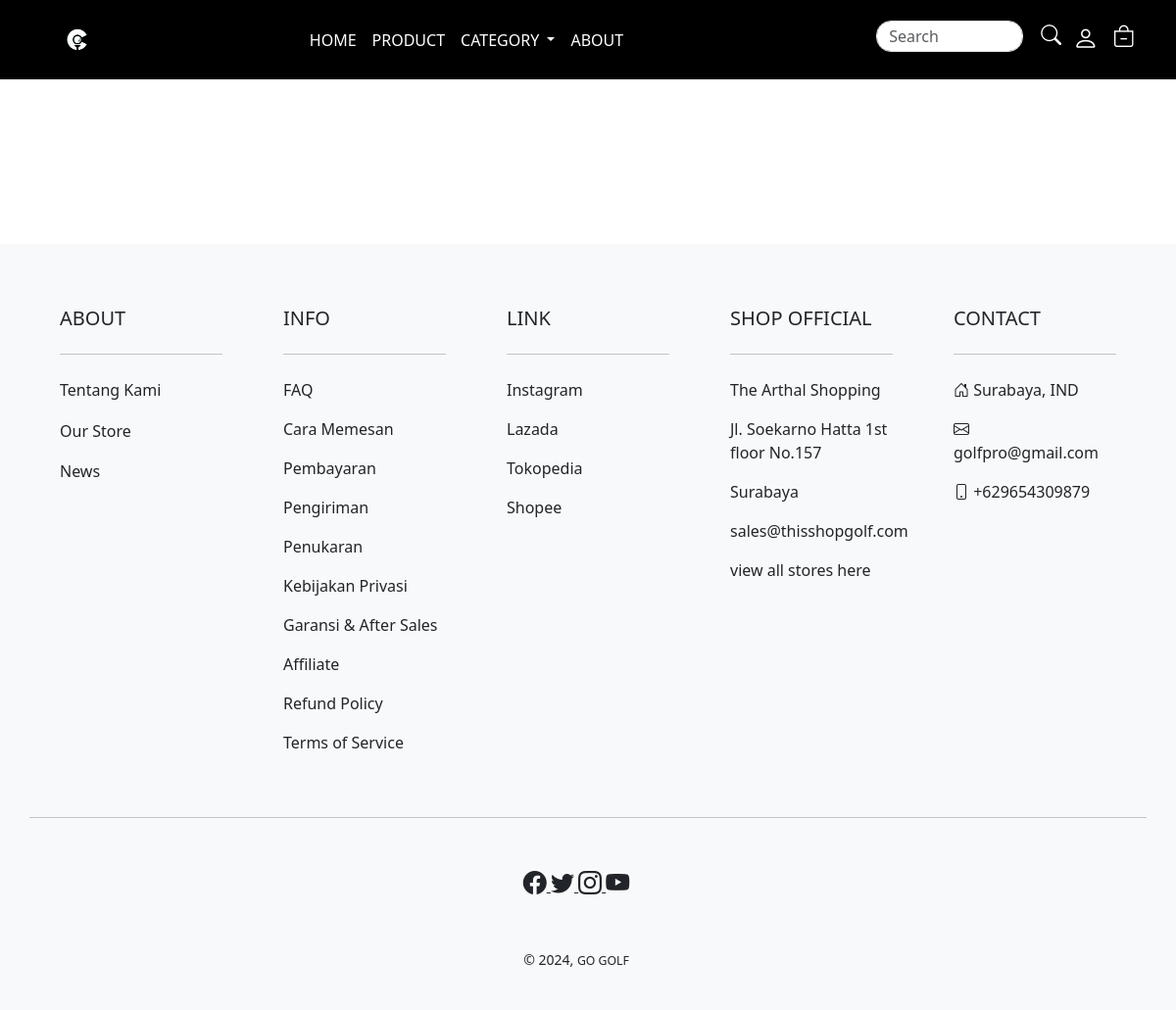
The app's page /woman.php, older data.
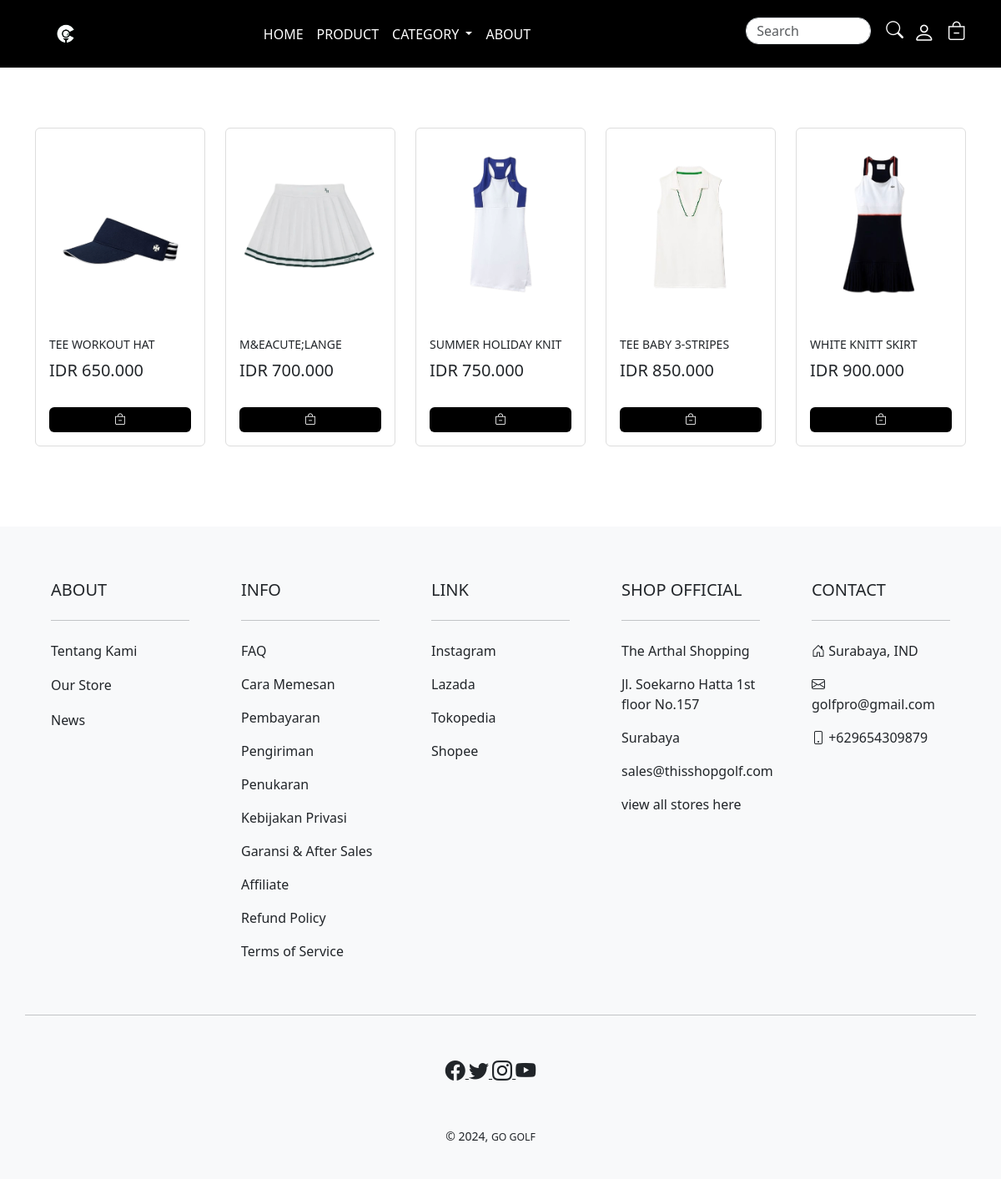
The same page, newer data.
### tables this page shows
CREATE TABLE `products` (
  `produk_id` int NOT NULL,
  `kategori_id` int NOT NULL,
  `nama_produk` varchar(255) NOT NULL,
  `harga_produk` varchar(255) NOT NULL,
  `image` varchar(255) NOT NULL,
  `deskripsi_produk` text NOT NULL
);

### woman.php (the view, shortened to what this page needs)
<?php
include 'lib/connection.php';
$query = 'SELECT * FROM kategori';
$result_kategori = mysqli_query($conn, $query);
$query_rekomendasi = 'SELECT k.id, k.nama_kategori, k.gambar, p.produk_id, p.nama_produk, p.harga_produk, p.image, p.deskripsi_produk
            FROM kategori k
            INNER JOIN products p ON k.id = p.kategori_id
            WHERE k.nama_kategori = "Woman"
            ORDER BY p.harga_produk ASC
            LIMIT 5';
$result_produk_rekomendasi = mysqli_query($conn, $query_rekomendasi);
?>
<!doctype html>
<html lang="en">
<head>
    <link href="https://cdn.jsdelivr.net/npm/bootstrap@5.3.3/dist/css/bootstrap.min.css" rel="stylesheet"
>
    <link rel="stylesheet"
        href="https://cdnjs.cloudflare.com/ajax/libs/bootstrap-icons/1.10.0/font/bootstrap-icons.min.css">
</head>
<body>
    <?php
    include 'template/menu.php'
    ?>
    <div class="container pt-5 pb-5">
        <div class="row pt-4 pb-5">
            <?php if ($result_kategori):?>
            <?php while ($row = mysqli_fetch_assoc($result_produk_rekomendasi)):?>
            <div class="col">
                <div class="card">
                    <img src="<?=$row['image']?>" class="card-img-top" alt="...">
                    <div class="card-body">
                        <p class="card-title"><small><?=$row['nama_produk']?></small></p>
                        <h5 class="card-text pb-4"> IDR <?=$row['harga_produk']?></h5>
                        <div class="row">
                            <div class="">
                                <a href="halcard.php?id=<?=$row['produk_id']?>"
                                    class="btn bg-black text-white d-flex align-items-center justify-content-center"
                                    style="width: 170px; height: 30px;"><i class="bi bi-bag-dash"
                                        style="font-size: 0.85rem;"></i></a>
                            </div>
                        </div>
                    </div>
                </div>
            </div>
            <?php endwhile?>
            <?php endif ?>
        </div>
    </div>
    <?php
    include 'template/footer.php'
    ?>
</body>
</html>

Row changes from the older to the newer data that the page shows:
added products: image (picture), nama_produk "TEE WORKOUT HAT", harga_produk "650.000"
added products: image (picture), nama_produk "M&EACUTE;LANGE", harga_produk "700.000"
added products: image (picture), nama_produk "SUMMER HOLIDAY KNIT", harga_produk "750.000"
added products: image (picture), nama_produk "TEE BABY 3-STRIPES", harga_produk "850.000"
added products: image (picture), nama_produk "WHITE KNITT SKIRT", harga_produk "900.000"
